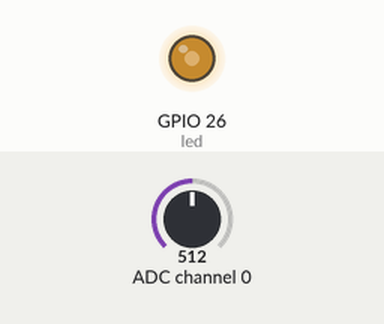
This program was run on a simulated Raspberry Pi (BCM pin numbers). Shown: output pins drawn as LEDs (lit = HIGH). The test bench sets the inputs (shaded band); at power-on: ADC channel 0 = 512 (analog values on the 0–1023 scale).

Above: at 1.2 s.
1.3 s: ADC channel 0 set to 716
At 2.0 s:
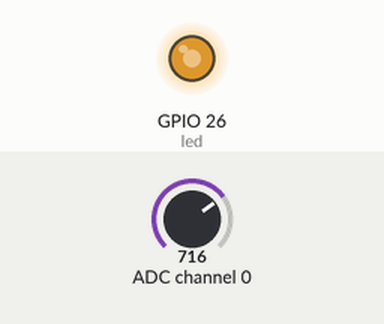
2.8 s: ADC channel 0 set to 900
At 3.1 s:
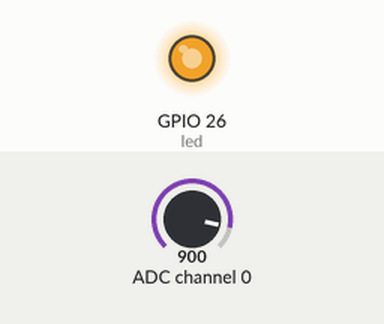
4.3 s: ADC channel 0 set to 122
At 5.4 s:
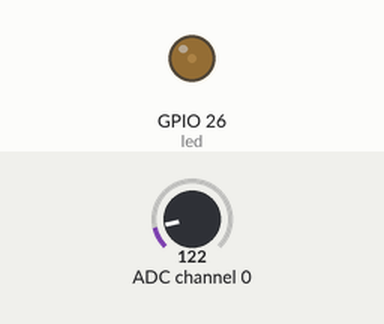
Timing chart, 0 to 7.3 s (numbered marks = the images above; inputs shaded):
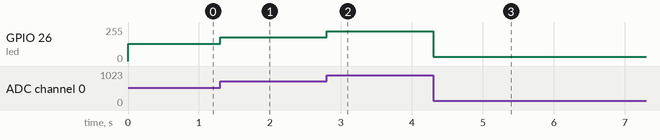

Measured:
- after the input at 1.3 s, GPIO 26 (led): 128/255 → 179/255 at once
- after the input at 2.8 s, GPIO 26 (led): 179/255 → 224/255 at once
- after the input at 4.3 s, GPIO 26 (led): 224/255 → 31/255 at once

The program:

gpio_ADC.py
```python
# 1. Adjusted the potentiometer and then my raspberry Pi5 read the voltage.
# from gpiozero import MCP3008
# pot = MCP3008(0)
# print(pot.value)

# 2. Twist the dial when raspberry Pi5 read the voltage.
# from gpiozero import MCP3008
# pot = MCP3008(0)
# while True:
#     print(pot.value)

# 3. Connect LED to the potentiometer and turn the dial to change the LED brightness.
from gpiozero import MCP3008
pot = MCP3008(0)
from gpiozero import PWMLED
# Create a PWMLED object on pin 26:
led = PWMLED(26)
led.on()
led.off()
led.value = 0.0004885197850512668
led.source = pot.values
while True:
    led.value = pot.value
```
